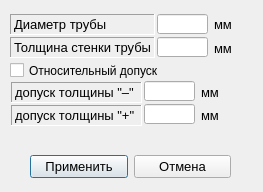
<?xml version="1.0" encoding="UTF-8"?>
<ui version="4.0">
 <class>dial_control_par</class>
 <widget class="QDialog" name="dial_control_par">
  <property name="geometry">
   <rect>
    <x>0</x>
    <y>0</y>
    <width>263</width>
    <height>192</height>
   </rect>
  </property>
  <property name="sizePolicy">
   <sizepolicy hsizetype="Preferred" vsizetype="Minimum">
    <horstretch>0</horstretch>
    <verstretch>0</verstretch>
   </sizepolicy>
  </property>
  <property name="font">
   <font>
    <family>Arial</family>
    <pointsize>10</pointsize>
   </font>
  </property>
  <property name="windowTitle">
   <string>Характеристики объекта и контроля</string>
  </property>
  <widget class="QLabel" name="label_thick_units">
   <property name="geometry">
    <rect>
     <x>214</x>
     <y>40</y>
     <width>21</width>
     <height>16</height>
    </rect>
   </property>
   <property name="text">
    <string>мм</string>
   </property>
  </widget>
  <widget class="QLabel" name="label_diam">
   <property name="geometry">
    <rect>
     <x>10</x>
     <y>14</y>
     <width>145</width>
     <height>21</height>
    </rect>
   </property>
   <property name="frameShape">
    <enum>QFrame::Panel</enum>
   </property>
   <property name="frameShadow">
    <enum>QFrame::Sunken</enum>
   </property>
   <property name="text">
    <string>Диаметр трубы</string>
   </property>
  </widget>
  <widget class="QLabel" name="label_diam_units">
   <property name="geometry">
    <rect>
     <x>214</x>
     <y>16</y>
     <width>21</width>
     <height>16</height>
    </rect>
   </property>
   <property name="text">
    <string>мм</string>
   </property>
  </widget>
  <widget class="param_ed_arr" name="ed_thick">
   <property name="geometry">
    <rect>
     <x>157</x>
     <y>37</y>
     <width>51</width>
     <height>20</height>
    </rect>
   </property>
   <property name="alignment">
    <set>Qt::AlignCenter</set>
   </property>
  </widget>
  <widget class="QLabel" name="label_thick">
   <property name="geometry">
    <rect>
     <x>10</x>
     <y>37</y>
     <width>145</width>
     <height>21</height>
    </rect>
   </property>
   <property name="frameShape">
    <enum>QFrame::Panel</enum>
   </property>
   <property name="frameShadow">
    <enum>QFrame::Sunken</enum>
   </property>
   <property name="text">
    <string>Толщина стенки трубы</string>
   </property>
  </widget>
  <widget class="param_ed_arr" name="ed_diam">
   <property name="geometry">
    <rect>
     <x>157</x>
     <y>14</y>
     <width>51</width>
     <height>20</height>
    </rect>
   </property>
   <property name="alignment">
    <set>Qt::AlignCenter</set>
   </property>
  </widget>
  <widget class="QLabel" name="label_thick_lim_neg">
   <property name="geometry">
    <rect>
     <x>11</x>
     <y>82</y>
     <width>131</width>
     <height>21</height>
    </rect>
   </property>
   <property name="frameShape">
    <enum>QFrame::Panel</enum>
   </property>
   <property name="frameShadow">
    <enum>QFrame::Sunken</enum>
   </property>
   <property name="text">
    <string>допуск толщины &quot;–&quot;</string>
   </property>
  </widget>
  <widget class="param_ed_arr" name="ed_thick_lim_neg">
   <property name="geometry">
    <rect>
     <x>144</x>
     <y>81</y>
     <width>51</width>
     <height>20</height>
    </rect>
   </property>
   <property name="alignment">
    <set>Qt::AlignCenter</set>
   </property>
  </widget>
  <widget class="QLabel" name="label_thick_lim_neg_units">
   <property name="geometry">
    <rect>
     <x>201</x>
     <y>84</y>
     <width>21</width>
     <height>16</height>
    </rect>
   </property>
   <property name="text">
    <string>мм</string>
   </property>
  </widget>
  <widget class="QLabel" name="label_thick_lim_pos">
   <property name="geometry">
    <rect>
     <x>11</x>
     <y>105</y>
     <width>131</width>
     <height>21</height>
    </rect>
   </property>
   <property name="frameShape">
    <enum>QFrame::Panel</enum>
   </property>
   <property name="frameShadow">
    <enum>QFrame::Sunken</enum>
   </property>
   <property name="text">
    <string>допуск толщины &quot;+&quot;</string>
   </property>
  </widget>
  <widget class="QLabel" name="label_thick_lim_pos_units">
   <property name="geometry">
    <rect>
     <x>201</x>
     <y>107</y>
     <width>21</width>
     <height>16</height>
    </rect>
   </property>
   <property name="text">
    <string>мм</string>
   </property>
  </widget>
  <widget class="param_ed_arr" name="ed_thick_lim_pos">
   <property name="geometry">
    <rect>
     <x>144</x>
     <y>104</y>
     <width>51</width>
     <height>20</height>
    </rect>
   </property>
   <property name="alignment">
    <set>Qt::AlignCenter</set>
   </property>
  </widget>
  <widget class="QWidget" name="layoutWidget">
   <property name="geometry">
    <rect>
     <x>30</x>
     <y>150</y>
     <width>201</width>
     <height>33</height>
    </rect>
   </property>
   <layout class="QHBoxLayout">
    <property name="spacing">
     <number>6</number>
    </property>
    <property name="leftMargin">
     <number>0</number>
    </property>
    <property name="topMargin">
     <number>0</number>
    </property>
    <property name="rightMargin">
     <number>0</number>
    </property>
    <property name="bottomMargin">
     <number>0</number>
    </property>
    <item>
     <widget class="QPushButton" name="okButton">
      <property name="minimumSize">
       <size>
        <width>85</width>
        <height>0</height>
       </size>
      </property>
      <property name="font">
       <font>
        <family>Arial</family>
        <pointsize>10</pointsize>
       </font>
      </property>
      <property name="text">
       <string>Применить</string>
      </property>
     </widget>
    </item>
    <item>
     <widget class="QPushButton" name="cancelButton">
      <property name="font">
       <font>
        <family>Arial</family>
        <pointsize>10</pointsize>
       </font>
      </property>
      <property name="text">
       <string>Отмена</string>
      </property>
     </widget>
    </item>
   </layout>
  </widget>
  <widget class="QCheckBox" name="checkBox_relative_thick">
   <property name="geometry">
    <rect>
     <x>10</x>
     <y>60</y>
     <width>191</width>
     <height>21</height>
    </rect>
   </property>
   <property name="font">
    <font>
     <pointsize>9</pointsize>
    </font>
   </property>
   <property name="text">
    <string>Относительный допуск</string>
   </property>
  </widget>
 </widget>
 <layoutdefault spacing="6" margin="11"/>
 <customwidgets>
  <customwidget>
   <class>param_ed_arr</class>
   <extends>QLineEdit</extends>
   <header location="global">param_ed_arr.h</header>
  </customwidget>
 </customwidgets>
 <tabstops>
  <tabstop>ed_diam</tabstop>
  <tabstop>ed_thick</tabstop>
  <tabstop>ed_thick_lim_neg</tabstop>
  <tabstop>ed_thick_lim_pos</tabstop>
  <tabstop>okButton</tabstop>
  <tabstop>cancelButton</tabstop>
 </tabstops>
 <resources/>
 <connections>
  <connection>
   <sender>okButton</sender>
   <signal>clicked()</signal>
   <receiver>dial_control_par</receiver>
   <slot>accept()</slot>
   <hints>
    <hint type="sourcelabel">
     <x>109</x>
     <y>224</y>
    </hint>
    <hint type="destinationlabel">
     <x>108</x>
     <y>248</y>
    </hint>
   </hints>
  </connection>
  <connection>
   <sender>cancelButton</sender>
   <signal>clicked()</signal>
   <receiver>dial_control_par</receiver>
   <slot>reject()</slot>
   <hints>
    <hint type="sourcelabel">
     <x>199</x>
     <y>222</y>
    </hint>
    <hint type="destinationlabel">
     <x>200</x>
     <y>249</y>
    </hint>
   </hints>
  </connection>
 </connections>
</ui>
